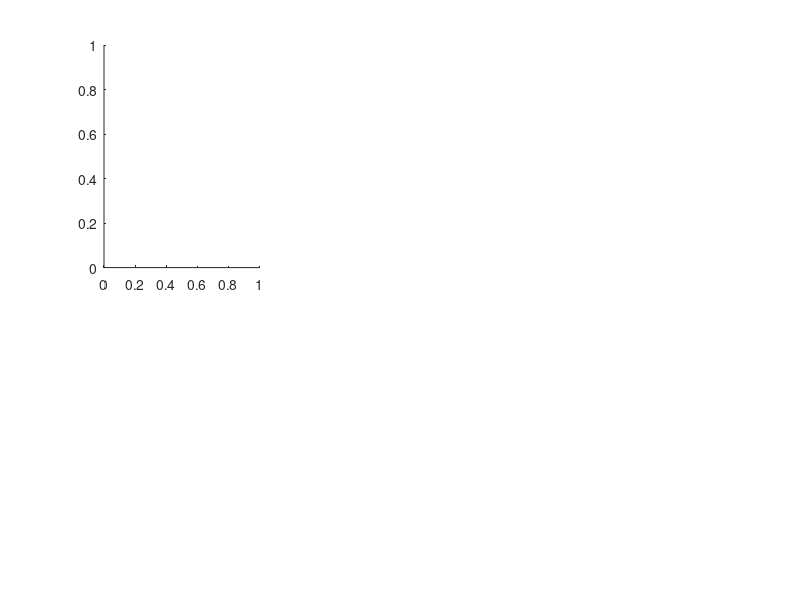

Source code (MATLAB): (Note: this script raises an error after producing the figure.)
%% Prepare Space
clear; clc;


%% Figure 1
az = -175; el = 10;         % Views
Xs = [[-1 0 1 0];...
      [-1 1 -1 0];...
	  [0 0 0 1]]*.68;
Us1 = [[-1.0  0.0  1.0  0.0];...
       [-1.0  1.0 -1.0  0.0];...
       [0.0  0.0  0.0  1.0]]*.4;
Us2 = [[0.7 -0.4  1.2 -0.2];...
       [1.0 -0.2 -0.5  0.9];...
       [-1.0  0.0  0.0  0.0]]*.4;
Us3 = [[0.7 0.4  1.2 -0.2];...
       [1.0 -0.2  0.0  0.9];...
       [-0.0  0.5  0.2  0.0]]*.4;

fig = figure(1); clf;
subplot(6,3,[1 4 7]);
visualize_conic(Xs, cat(3,Us1,Us2), [-1 1; -1 1; -1 1]*1.8, [100 100 100], 0, 1, 0);
axis(1.2*[-1 1 -1 1 -1 1]);
view(az, el); camlight(50, 30); lighting gouraud; material([.4 1 0]);

subplot(6,3,[1 4 7]+1);
visualize_conic(Xs, cat(3,Us1,-.4*Us1+Us2), [-1 1; -1 1; -1 1]*1.8, [100 100 100], 0, 1, 0);
axis(1.2*[-1 1 -1 1 -1 1]);
view(az, el); camlight(50, 30); lighting gouraud; material([.4 1 0]);

subplot(6,3,[1 4 7]+2);
visualize_conic(Xs, cat(3,Us1,-.8*Us1+Us2), [-1 1; -1 1; -1 1]*1.8, [100 100 100], 0, 1, 0);
axis(1.2*[-1 1 -1 1 -1 1]);
view(az, el); camlight(50, 30); lighting gouraud; material([.4 1 0]);

subplot(6,3,[1 4 7]+9);
visualize_conic(Xs, cat(3,Us1,Us3), [-1 1; -1 1; -1 1]*1.8, [100 100 100], 0, 1, 0);
axis(1.2*[-1 1 -1 1 -1 1]);
view(az, el); camlight(50, 30); lighting gouraud; material([.4 1 0]);

subplot(6,3,[1 4 7]+10);
visualize_conic(Xs, cat(3,Us1,+.2*Us1+Us3), [-1 1; -1 1; -1 1]*1.8, [100 100 100], 0, 1, 0);
axis(1.2*[-1 1 -1 1 -1 1]);
view(az, el); camlight(50, 30); lighting gouraud; material([.4 1 0]);

subplot(6,3,[1 4 7]+11);
visualize_conic(Xs, cat(3,Us1,+.4*Us1+Us3), [-1 1; -1 1; -1 1]*1.8, [100 100 100], 0, 1, 0);
axis(1.2*[-1 1 -1 1 -1 1]);
view(az, el); camlight(50, 30); lighting gouraud; material([.4 1 0]);


% Size and Save Figure
fName = 'space_set';
set(gcf, 'Renderer', 'opengl'); 
fig.PaperPositionMode = 'manual';
fig.PaperUnits = 'inches';
fig.PaperPosition = [0 0 8.2 4.5];
fig.PaperSize = [8.2 4.5];
% print(['Figures\' fName], '-dpng','-r1500');


%% Figure 2
% Positions
XsSSS = [[-1 -1 1 1];...
         [-1 1 1 -1]];
% Motions
UsSSS = zeros(2,4,2);
UsSSS(:,:,1) = [[-1 -1 1 1];...
               [-1 1 1 -1]]/2;
UsSSS(:,:,2) = [[.2 1 -1 -.2];...
               [-1 .5 .5 -1]]/2;
% Module Connectivity
conn = [1 1; 2 1; 3 1] + [0 3];
% Initial Position Conditions
Xu0 = [-1 -1 1 1;...
       -1 0 0 -1];
   
% Visualize Intersections and Place Nodes
fig = figure(2); clf;
subplot(4,3,[1,4]);
visualize_conic(XsSSS(:,[2 3 4]), UsSSS(:,[2 3 4],:), [-1 1; -1 1]*2, [100 100], 0, 1, 1);
[XuSSS1, fV] = construct_network(XsSSS(:,[2 3 4]), UsSSS(:,[2 3 4],:), Xu0(:,1), conn, 1, 0);
axis(2*[-1 1 -1 1]);
subplot(4,3,[1,4]+1);
visualize_conic(XsSSS(:,[1 3 4]), UsSSS(:,[1 3 4],:), [-1 1; -1 1]*2, [100 100], 0, 1, 1);
[XuSSS2, fV] = construct_network(XsSSS(:,[1 3 4]), UsSSS(:,[1 3 4],:), Xu0(:,2), conn, 1, 0);
axis(2*[-1 1 -1 1]);
subplot(4,3,[1,4]+6);
visualize_conic(XsSSS(:,[1 2 4]), UsSSS(:,[1 2 4],:), [-1 1; -1 1]*2, [100 100], 0, 1, 1);
[XuSSS3, fV] = construct_network(XsSSS(:,[1 2 4]), UsSSS(:,[1 2 4],:), Xu0(:,3), conn, 1, 0);
axis(2*[-1 1 -1 1]);
subplot(4,3,[1,4]+7);
visualize_conic(XsSSS(:,[1 2 3]), UsSSS(:,[1 2 3],:), [-1 1; -1 1]*2, [100 100], 0, 1, 1);
[XuSSS4, fV] = construct_network(XsSSS(:,[1 2 3]), UsSSS(:,[1 2 3],:), Xu0(:,4), conn, 1, 0);
axis(2*[-1 1 -1 1]);
XuSSS = [XuSSS1 XuSSS2 XuSSS3 XuSSS4];
connSSS = [2 1; 3 1; 4 1; 1 2; 3 2; 4 2; 1 3; 2 3; 4 3; 1 4; 2 4; 3 4] + [0 4];
subplot(4,3,[1,4]+5)
visualize_network(XsSSS, XuSSS(1:2,:), connSSS);
axis(2*[-1 1 -1 1]);
[S, Xd] = rigidity(XsSSS, XuSSS(1:2,:), connSSS);


% Size and Save Figure
fName = 'pre_stress';
set(gcf, 'Renderer', 'opengl'); 
fig.PaperPositionMode = 'manual';
fig.PaperUnits = 'inches';
fig.PaperPosition = [0 0 8.2 4.1];
fig.PaperSize = [8.2 4.1];
% print(['Figures\' fName], '-dpng','-r1500');


%% Figure 3
% Positions
XsSSS = [[-1 -1 1 1];...
         [-1 1 1 -1]];
% Motions
UsSSS2 = zeros(2,4,2);
UsSSS2(:,:,1) = [[-1 -1 1 1];...
                 [-1 1 1 -1]]/2;
UsSSS2(:,:,2) = [[.2 -1 1 -.2];...
                 [-1 .5 .5 -1]]/2;
% Module Connectivity
conn = [1 1; 2 1; 3 1] + [0 3];
% Initial Position Conditions
Xu0 = [sqrt(2) 0 0 -sqrt(2);...
       0       1 1  0];
             
% Visualize Intersections and Place Nodes
fig = figure(3); clf;
subplot(4,3,[1,4]);
visualize_conic(XsSSS(:,[2 3 4]), UsSSS2(:,[2 3 4],:), [-1 1; -1 1]*2, [100 100], 0, 1, 1);
[XuSSS1, fV] = construct_network(XsSSS(:,[2 3 4]), UsSSS2(:,[2 3 4],:), Xu0(:,1), conn, 1, 0);
axis(2*[-1 1 -1 1]);
subplot(4,3,[1,4]+1);
visualize_conic(XsSSS(:,[1 3 4]), UsSSS2(:,[1 3 4],:), [-1 1; -1 1]*2, [100 100], 0, 1, 1);
[XuSSS2, fV] = construct_network(XsSSS(:,[1 3 4]), UsSSS2(:,[1 3 4],:), Xu0(:,2), conn, 1, 0);
axis(2*[-1 1 -1 1]);
subplot(4,3,[1,4]+6);
visualize_conic(XsSSS(:,[1 2 4]), UsSSS2(:,[1 2 4],:), [-1 1; -1 1]*2, [100 100], 0, 1, 1);
[XuSSS3, fV] = construct_network(XsSSS(:,[1 2 4]), UsSSS2(:,[1 2 4],:), Xu0(:,3), conn, 1, 0);
axis(2*[-1 1 -1 1]);
subplot(4,3,[1,4]+7);
visualize_conic(XsSSS(:,[1 2 3]), UsSSS2(:,[1 2 3],:), [-1 1; -1 1]*2, [100 100], 0, 1, 1);
[XuSSS4, fV] = construct_network(XsSSS(:,[1 2 3]), UsSSS2(:,[1 2 3],:), Xu0(:,4), conn, 1, 0);
axis(2*[-1 1 -1 1]);
XuSSS = [XuSSS1 XuSSS2 XuSSS3 XuSSS4];
connSSS = [2 1; 3 1; 4 1; 1 2; 3 2; 4 2; 1 3; 2 3; 4 3; 1 4; 2 4; 3 4] + [0 4];
subplot(4,3,[1,4]+5)
visualize_network(XsSSS, XuSSS(1:2,:), connSSS);
axis(2*[-1 1 -1 1]);

[S, Xd] = rigidity(XsSSS, XuSSS(1:2,:), connSSS);
[V, U] = eig(S);
xdotp = reshape(Xd*V*[sqrt(-U(2,2)/U(1,1)); 1],8,2);
xdotn = reshape(Xd*V*[-sqrt(-U(2,2)/U(1,1)); 1],8,2);

XsSSSp = XsSSS + 0.00001*xdotp(1:4,:)';
XuSSSp = XuSSS(1:2,:) + 0.00001*xdotp(5:8,:)';
XsSSSn = XsSSS + 0.00001*xdotn(1:4,:)';
XuSSSn = XuSSS(1:2,:) + 0.00001*xdotn(5:8,:)';

[XMp, fCp] = sim_motion(XsSSSp, XuSSSp, connSSS, .01, 200, xdotp,1);
[XMp, fCp] = sim_motion(XsSSSp, XuSSSp, connSSS, .01, 200, -xdotp,1);
[XMp, fCp] = sim_motion(XsSSSn, XuSSSn, connSSS, .01, 100, xdotn,1);
[XMp, fCp] = sim_motion(XsSSSn, XuSSSn, connSSS, .01, 100, -xdotn,1);

hold on;
quiver([XsSSS(1,:) XuSSS(1,:)], [XsSSS(2,:) XuSSS(2,:)],...
        -xdotp(:,1)', -xdotp(:,2)', 0, 'color', [76 187 23]/255);
quiver([XsSSS(1,:) XuSSS(1,:)], [XsSSS(2,:) XuSSS(2,:)],...
        -xdotn(:,1)', -xdotn(:,2)', 0, 'color', [50 255 50]/255);
hold off;

% Size and Save Figure
fName = 'branching';
set(gcf, 'Renderer', 'opengl'); 
fig.PaperPositionMode = 'manual';
fig.PaperUnits = 'inches';
fig.PaperPosition = [0 0 8.2 4.1];
fig.PaperSize = [8.2 4.1];
% print(['Figures\' fName], '-dpng','-r1500');


%% Figure 4
% Initial and Final Positions for 1 Module
Xs0 = 0.5*[-1 -1 1 1;...
           -1 1 1 -1];
XsT = Xs0/0.5;
% Connectivity for 1 Module
conn = [1 1; 2 1; 3 1; 4 1; 1 2; 2 2; 3 2; 4 2] + [0 4];
% Guess for Unspecified Node Position
x0 = [-sqrt(2) sqrt(2);...
       0       0];

fig = figure(4); clf;
% a: Finite Solution Space
subplot(4,5,[1 6])
visualize_conic_finite(Xs0, XsT, [-1 1; -1 1]*3, [100; 100],4, .75, .85);
axis(1.6*[-1 1 -1 1]);

% b: Finite Network and Motion
subplot(4,5,[1 6] + 10); cla;
[Xu, fV] = construct_network(Xs0, XsT, x0, conn, 0, 1);
[XMot, fC] = sim_motion(Xs0, Xu(1:2,:), conn, .01, 200, [Xs0 Xu(1:2,:)],1);
hold on;
plot(XsT(1,:), XsT(2,:), 'wo', 'markersize', 4, 'linewidth', 4);
plot(Xu(3,:), Xu(4,:), 'wo', 'markersize', 4, 'linewidth', 4);
plot(XsT(1,:), XsT(2,:), 'o', 'markersize', 7, 'linewidth', 1, 'color', [255 100 100]/255);
plot(Xu(3,:), Xu(4,:), 'o', 'markersize', 7, 'linewidth', 1, 'color', [100 100 255]/255);
hold off;
axis(1.6*[-1 1 -1 1]);

% c: Tesselate Network
subplot(4,5,[2 3 7 8 12 13 17 18]); cla;
[XsT, XuT, connT] = tesselate_network(Xs0, Xu(1:2,:), conn, [1 1]', [4 4]');
visualize_network(XsT, XuT, connT);
[XMot1, fC] = sim_motion(XsT, XuT, connT, .1, 170, [XsT XuT], 0);
axis(4*1.4*[-.5 1 -.5 1]);

% d: Expanded Network
subplot(4,5,[2 3 7 8 12 13 17 18]+2); cla;
visualize_network(XMot1(:,1:size(XsT,2),end), XMot1(:,[1:size(XuT,2)]+size(XsT,2),end), connT);
axis(4*1.4*[-.5 1 -.5 1]);

% Size and Save Figure
fName = 'tesselate_finite';
set(gcf, 'Renderer', 'opengl');
fig.PaperPositionMode = 'manual';
fig.PaperUnits = 'inches';
fig.PaperPosition = [0 0 8.2 2.6]*1;
fig.PaperSize = [8.2 2.6]*1;
% print(['Figures\' fName], '-dpng','-r1500');


%% Figure 5
Xs0 = [-sqrt(3)/2 0 sqrt(3)/2;...
       -1/2       1 -1/2];
XsT1 = 1.5*[-sqrt(3)/2 0 sqrt(3)/2;...
            -1/2       1 -1/2];
XsT2 = [-1/2 0 1/2;...
        -1/2 1.5 -1/2];
X0 = [-0.6  0.6  0.4;...
      -1.0 -1.0  1.6];
conn = [1 1; 1 2; 1 3; 2 1; 2 2; 2 3; 3 1; 3 2; 3 3] + [0 3];

fig = figure(5); clf;
subplot(1,8,[1 2]);
visualize_conic_finite(Xs0, XsT1, [-2 2; -2 2], [100;100], 0,1,1);
axis(1.5*[-1 1 -1 1]);

subplot(1,8,[3 4]);
visualize_conic_finite(Xs0, XsT2, [-2 2; -2 2], [100;100], 0,1,1);
axis(1.5*[-1 1 -1 1]);

subplot(1,8,[5 6]);
% Construct Network
[Xu, fV] = construct_network(Xs0, cat(3,XsT1,XsT2), X0, conn, 1, 1);
Xu = Xu(1:2,:);
X = [Xs0 Xu];
LVal = sqrt((X(1,conn(:,1))-X(1,conn(:,2))).^2 +...
            (X(2,conn(:,1))-X(2,conn(:,2))).^2)';
[M, E] = sim_motion3D_congrad(Xs0, Xu, conn, LVal, 0.001, 1001, [1 3], XsT1(:,[1 3]), 1);
axis(1.5*[-1 1 -1 1]);

subplot(1,8,[7 8]);
construct_network(Xs0, cat(3,XsT1,XsT2), X0, conn, 1, 1);
Xu = Xu(1:2,:);
[M2, E2] = sim_motion3D_congrad(Xs0, Xu, conn, LVal, 0.001, 1001, [1 3], XsT2(:,[1 3]), 1);
axis(1.5*[-1 1 -1 1]);

% Size and Save Figure
fName = 'tristable';
set(gcf, 'Renderer', 'opengl'); 
fig.PaperPositionMode = 'manual';
fig.PaperUnits = 'inches';
fig.PaperPosition = [0 0 8.2 1.8]*1;
fig.PaperSize = [8.2 1.8]*1;
% print(['Figures\' fName], '-dpng','-r1500');


%% Figure 6
az = -170; el = 7;         % Views
C_SS = [100 100 255;...         % Color of Solution Space
        100 200 255]/255;       
% Positions and Motions
d = 3;
Xs = [[-1 0 1 0];...
      [-1 1 -1 0];...
	  [0 0 0 1]]*.68;
Us = [[-1.0  0.0 -0.6  0.0];...
      [-1.0  0.5  1.0  0.0];...
      [0.0  0.0  0.0  -1]]*.4;
% Initial Positions
x0 = [-.7 -.5 .8]'*.6;
% Connectivity
conn = [1 1; 2 1; 3 1; 4 1] + [0 4];

fig = figure(6); clf;
subplot(1,3,1);
visualize_conic(Xs, Us, [-1 1; -1 1; -1 1]*1.8, [100 100 100], 0, 1, 0);
[Xu1, fV] = construct_network(Xs, Us, x0, conn, 1, 0);
Xu1 = Xu1(1:3,:);
axis(1.2*[-1 1 -1 1 -1 1]);
view(az, el);
camlight(50,30); lighting gouraud; material([.4 1 0]);

subplot(1,3,2);
% Get Conic Parameters
[Q, W, v0, err] = construct_conic(Xs, Us, 0);
% Change basis
P = [W(1:d,:), v0(1:d);...
     zeros(1,d), 1]^-1;
Q = P'*Q*P;
pInd = 1;
% Get Q*
A = Q(1:3,1:3);
Qs = [A -A*Xu1(:,pInd); -Xu1(:,pInd)'*A Xu1(:,pInd)'*A*Xu1(:,pInd)];
% Create Mesh
[xx, yy, zz] = meshgrid(linspace(-1.8,1.8,100),...
                        linspace(-1.8,1.8,100),...
                        linspace(-1.8,1.8,100));
F = Q(1,1)*xx.^2 + Q(2,2)*yy.^2 + Q(3,3)*zz.^2 + Q(4,4)*1 +...
    2*Q(2,1)*xx.*yy + 2*Q(2,3)*yy.*zz + 2*Q(1,3)*xx.*zz +...
    2*Q(4,1)*xx + 2*Q(4,2)*yy + 2*Q(4,3)*zz;
Fs = Qs(1,1)*xx.^2 + Qs(2,2)*yy.^2 + Qs(3,3)*zz.^2 + Qs(4,4)*1 +...
     2*Qs(2,1)*xx.*yy + 2*Qs(2,3)*yy.*zz + 2*Qs(1,3)*xx.*zz +...
     2*Qs(4,1)*xx + 2*Qs(4,2)*yy + 2*Qs(4,3)*zz;
hold on;
fI = isosurface(xx, yy, zz, F, 0);
p = patch(fI);
isonormals(xx,yy,zz,F,p)
            p.FaceColor = C_SS(1,:);
            p.FaceAlpha = 0.5;
            p.EdgeColor = 'none';
fIs = isosurface(xx, yy, zz, Fs, 0);
ps = patch(fIs);
isonormals(xx,yy,zz,Fs,ps)
            ps.FaceColor = C_SS(2,:);
            ps.FaceAlpha = 0.5;
            ps.EdgeColor = 'none';
hold off;
construct_network(Xs, Us, x0(:,pInd), conn(1:4,:), 1, 0);
axis(1.2*[-1 1 -1 1 -1 1]);
view(az, el);
camlight(50,30); lighting gouraud; material([.4 1 0]);

% Construct Network
f = cell(1,2);
F = @(x) ([x 1] * Q * [x 1]')^2 + ([x 1] * Qs * [x 1]')^2;
options = optimset('TolFun', 1e-32, 'TolX', 1e-32);
[Xuu1, fVal] = fminsearch(F, [.5 0 -.2], options);
[Xuu2, fVal] = fminsearch(F, [-.8 -.5 .3], options);
Xu = [Xu1 Xuu1' Xuu2'];
Xu = Xu(1:3,:);
conn = [conn; [1 2; 2 2; 3 2; 4 2; 1 3; 2 3; 3 3; 4 3] + [0 4]];
subplot(1,3,3);
construct_motion(Xs, Us, Xu, [conn; [pInd 2]+4; [pInd 3]+4], 1, .01);
axis(1.2*[-1 1 -1 1 -1 1]);
view(az, el);
camlight(50,30); lighting gouraud; material([.4 1 0]);

% Size and Save Figure
fName = 'nonbipartite';
set(gcf, 'Renderer', 'opengl'); 
fig.PaperPositionMode = 'manual';
fig.PaperUnits = 'inches';
fig.PaperPosition = [0 0 8.2 2.1]*1;
fig.PaperSize = [8.2 2.1]*1;
% print(['Figures\' fName], '-dpng','-r1500');



